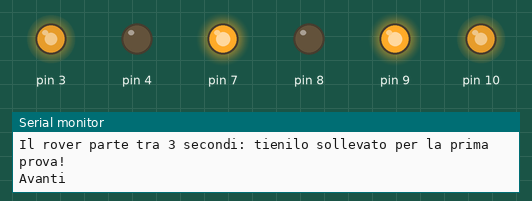
Simulated run of this sketch. Board: Arduino Uno, built with avr-gcc and run on an emulated ATmega328P. On the bench: output pins drawn as LEDs (lit = HIGH), the last lines printed to the serial monitor.

Above: at 3.05 s.
At 5.7 s:
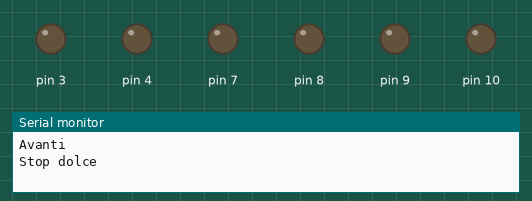
At 6.95 s:
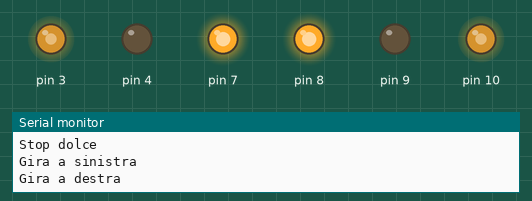
At 8.2 s:
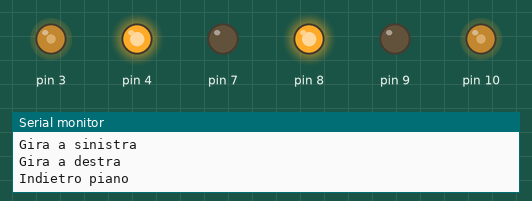
At 10.4 s:
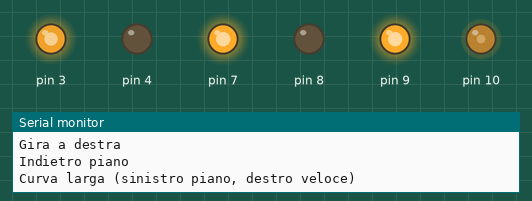
At 13.4 s:
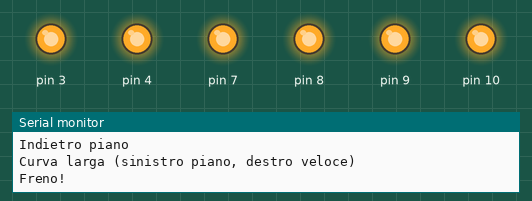
Timing chart, 0 to 16.6 s (numbered marks = the images above):
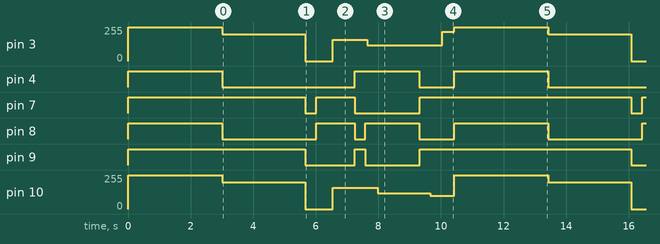

Measured:
- by itself, pin 4: repeats every 10.4 s: HIGH 2.1 s, LOW 1.1 s, HIGH 3.0 s, LOW 4.2 s
- by itself, pin 7: repeats every 10.4 s: HIGH 1.2 s, LOW 2.1 s, HIGH 6.8 s, LOW 0.34 s
- by itself, pin 8: repeats every 10.4 s: HIGH 1.2 s, LOW 0.35 s, HIGH 1.7 s, LOW 1.1 s, HIGH 3.0 s, LOW 3.0 s
- by itself, pin 9: repeats every 10.4 s: HIGH 0.34 s, LOW 1.7 s, HIGH 6.8 s, LOW 1.6 s

The sketch:

es27_rover.ino
```cpp
// Scheda 27 - Il rover: guida con la libreria Rover (due motori e driver L298N)
// Motore sinistro: ENA pin 10, IN1 pin 9, IN2 pin 8. Motore destro: ENB pin 3, IN3 pin 7, IN4 pin 4.
// I file Rover.h e Rover.cpp devono stare nella stessa cartella dello sketch.

#include "Rover.h"

Rover rover(10, 9, 8, 3, 7, 4);

void setup() {
  Serial.begin(9600);
  rover.begin();
  rover.rampa(300);            // accelera da 0 a 255 in circa 0,85 secondi
  rover.correzione(100, 100);  // se va storto, abbassa la percentuale del motore più veloce
  Serial.println("Il rover parte tra 3 secondi: tienilo sollevato per la prima prova!");
  delay(3000);
}

void loop() {
  Serial.println("Avanti");
  rover.avanti(200);
  rover.attendi(2000);

  Serial.println("Stop dolce");
  rover.stop();
  rover.attendi(1000);

  Serial.println("Gira a sinistra");
  rover.sinistra(160);
  rover.attendi(700);

  Serial.println("Gira a destra");
  rover.destra(160);
  rover.attendi(700);

  Serial.println("Indietro piano");
  rover.indietro(120);
  rover.attendi(1500);

  Serial.println("Curva larga (sinistro piano, destro veloce)");
  rover.curva(100, 220);
  rover.attendi(1500);

  Serial.println("Freno!");
  rover.freno();
  delay(3000);
}
```

Rover.cpp
```cpp
// Rover.cpp - il codice della libreria
#include "Rover.h"

Rover::Rover(int ena, int in1, int in2, int enb, int in3, int in4)
  : _ena(ena), _in1(in1), _in2(in2), _enb(enb), _in3(in3), _in4(in4) {}

void Rover::begin() {
  int pin[] = {_ena, _in1, _in2, _enb, _in3, _in4};
  for (int i = 0; i < 6; i++) pinMode(pin[i], OUTPUT);
  freno();
  _ultimo = millis();
}

void Rover::avanti(int vel)   { curva(vel, vel); }
void Rover::indietro(int vel) { curva(-vel, -vel); }
void Rover::sinistra(int vel) { curva(-vel, vel); }    // ruota sinistra indietro, destra avanti
void Rover::destra(int vel)   { curva(vel, -vel); }
void Rover::stop()            { curva(0, 0); }

void Rover::curva(int velSx, int velDx) {
  _obSx = constrain(velSx, -255, 255);
  _obDx = constrain(velDx, -255, 255);
  if (_rampa == 0) {                       // senza rampa: subito alla velocità richiesta
    _sx = _obSx;
    _dx = _obDx;
  }
  aggiorna();
}

void Rover::freno() {
  _obSx = _obDx = 0;
  _sx = _dx = 0;
  digitalWrite(_in1, HIGH); digitalWrite(_in2, HIGH); analogWrite(_ena, 255);
  digitalWrite(_in3, HIGH); digitalWrite(_in4, HIGH); analogWrite(_enb, 255);
}

void Rover::rampa(int unitaAlSecondo) { _rampa = max(unitaAlSecondo, 0); }

void Rover::correzione(int percSx, int percDx) {
  _corrSx = constrain(percSx, 0, 100);
  _corrDx = constrain(percDx, 0, 100);
}

// porta la velocità attuale verso quella desiderata, un pezzetto alla volta
static float avvicina(float attuale, int obiettivo, float passo) {
  if (attuale < obiettivo) return min(attuale + passo, (float)obiettivo);
  if (attuale > obiettivo) return max(attuale - passo, (float)obiettivo);
  return attuale;
}

void Rover::aggiorna() {
  unsigned long ora = millis();
  float dt = (ora - _ultimo) / 1000.0;     // secondi passati dall'ultima volta
  _ultimo = ora;
  if (_rampa > 0) {
    float passo = _rampa * dt;
    _sx = avvicina(_sx, _obSx, passo);
    _dx = avvicina(_dx, _obDx, passo);
  }
  _motore(_ena, _in1, _in2, (int)_sx * _corrSx / 100);
  _motore(_enb, _in3, _in4, (int)_dx * _corrDx / 100);
}

void Rover::attendi(unsigned long ms) {
  unsigned long inizio = millis();
  while (millis() - inizio < ms) {
    aggiorna();
    delay(5);
  }
}

bool Rover::fermo() { return _sx == 0 && _dx == 0; }

void Rover::_motore(int en, int a, int b, int vel) {
  digitalWrite(a, vel > 0 ? HIGH : LOW);
  digitalWrite(b, vel < 0 ? HIGH : LOW);
  analogWrite(en, abs(vel));
}
```

Rover.h
```cpp
// Rover.h - una piccola libreria per guidare un rover con due motori e il driver L298N
// Riccardo Annolfi - Schede di laboratorio Arduino
#ifndef ROVER_H
#define ROVER_H

#include <Arduino.h>

class Rover {
  public:
    // pin del motore sinistro (ENA, IN1, IN2) e del motore destro (ENB, IN3, IN4)
    Rover(int ena, int in1, int in2, int enb, int in3, int in4);

    void begin();                          // da chiamare in setup()

    // comandi di guida: velocità da 0 a 255
    void avanti(int vel);
    void indietro(int vel);
    void sinistra(int vel);                // gira sul posto verso sinistra
    void destra(int vel);                  // gira sul posto verso destra
    void curva(int velSx, int velDx);      // ogni motore da -255 a +255
    void stop();                           // rallenta fino a fermarsi (con la rampa)
    void freno();                          // si ferma subito

    // regolazioni
    void rampa(int unitaAlSecondo);        // accelerazione: 0 = immediata, 300 = da 0 a 255 in 0,85 s
    void correzione(int percSx, int percDx);  // es. (100, 92) se il rover tende a curvare a destra

    // da chiamare il più spesso possibile nel loop()
    void aggiorna();
    // come delay(), ma intanto aggiorna la rampa
    void attendi(unsigned long ms);
    bool fermo();

  private:
    int _ena, _in1, _in2, _enb, _in3, _in4;
    int _obSx = 0, _obDx = 0;              // velocità desiderate
    float _sx = 0, _dx = 0;                // velocità attuali
    int _rampa = 300;
    int _corrSx = 100, _corrDx = 100;
    unsigned long _ultimo = 0;
    void _motore(int en, int a, int b, int vel);
};

#endif
```
